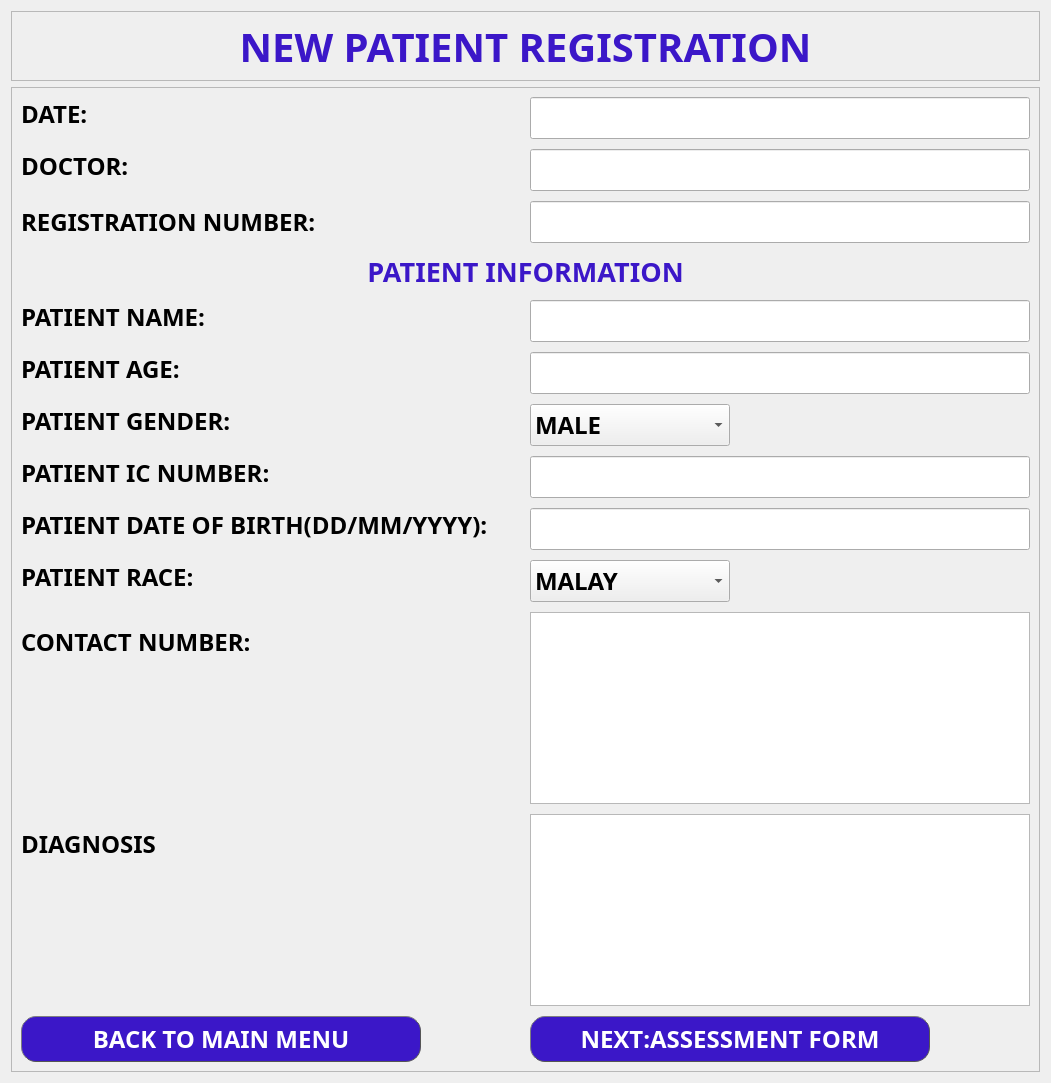
      <widget class="QWidget" name="OneNewpatient_pg">
       <property name="sizePolicy">
        <sizepolicy hsizetype="Minimum" vsizetype="Preferred">
         <horstretch>0</horstretch>
         <verstretch>0</verstretch>
        </sizepolicy>
       </property>
       <property name="minimumSize">
        <size>
         <width>500</width>
         <height>0</height>
        </size>
       </property>
       <property name="layoutDirection">
        <enum>Qt::LeftToRight</enum>
       </property>
       <layout class="QVBoxLayout" name="verticalLayout_4">
        <item>
         <widget class="QFrame" name="frame_3">
          <property name="maximumSize">
           <size>
            <width>16777215</width>
            <height>70</height>
           </size>
          </property>
          <property name="font">
           <font>
            <family>Segoe UI Black</family>
            <weight>75</weight>
            <bold>true</bold>
           </font>
          </property>
          <property name="frameShape">
           <enum>QFrame::StyledPanel</enum>
          </property>
          <property name="frameShadow">
           <enum>QFrame::Raised</enum>
          </property>
          <layout class="QHBoxLayout" name="horizontalLayout">
           <item>
            <widget class="QLabel" name="mainwindow_lbl">
             <property name="font">
              <font>
               <family>Segoe UI Black</family>
               <pointsize>30</pointsize>
               <weight>75</weight>
               <bold>true</bold>
              </font>
             </property>
             <property name="styleSheet">
              <string notr="true">QLabel {
    color:#3b17c8 ;
    }
</string>
             </property>
             <property name="text">
              <string>NEW PATIENT REGISTRATION</string>
             </property>
             <property name="alignment">
              <set>Qt::AlignCenter</set>
             </property>
            </widget>
           </item>
          </layout>
         </widget>
        </item>
        <item alignment="Qt::AlignRight|Qt::AlignBottom">
         <widget class="QFrame" name="frame">
          <property name="sizePolicy">
           <sizepolicy hsizetype="Maximum" vsizetype="Maximum">
            <horstretch>0</horstretch>
            <verstretch>0</verstretch>
           </sizepolicy>
          </property>
          <property name="font">
           <font>
            <family>Segoe UI Black</family>
            <weight>75</weight>
            <bold>true</bold>
           </font>
          </property>
          <property name="layoutDirection">
           <enum>Qt::LeftToRight</enum>
          </property>
          <property name="autoFillBackground">
           <bool>false</bool>
          </property>
          <property name="frameShape">
           <enum>QFrame::StyledPanel</enum>
          </property>
          <property name="frameShadow">
           <enum>QFrame::Raised</enum>
          </property>
          <layout class="QFormLayout" name="formLayout">
           <property name="sizeConstraint">
            <enum>QLayout::SetDefaultConstraint</enum>
           </property>
           <property name="fieldGrowthPolicy">
            <enum>QFormLayout::AllNonFixedFieldsGrow</enum>
           </property>
           <property name="labelAlignment">
            <set>Qt::AlignLeading|Qt::AlignLeft|Qt::AlignVCenter</set>
           </property>
           <property name="formAlignment">
            <set>Qt::AlignLeading|Qt::AlignLeft|Qt::AlignTop</set>
           </property>
           <property name="horizontalSpacing">
            <number>9</number>
           </property>
           <property name="verticalSpacing">
            <number>10</number>
           </property>
           <item row="0" column="0">
            <widget class="QLabel" name="label_4">
             <property name="sizePolicy">
              <sizepolicy hsizetype="Preferred" vsizetype="Maximum">
               <horstretch>0</horstretch>
               <verstretch>0</verstretch>
              </sizepolicy>
             </property>
             <property name="minimumSize">
              <size>
               <width>500</width>
               <height>0</height>
              </size>
             </property>
             <property name="font">
              <font>
               <family>Segoe UI Black</family>
               <pointsize>18</pointsize>
               <weight>75</weight>
               <bold>true</bold>
              </font>
             </property>
             <property name="frameShape">
              <enum>QFrame::NoFrame</enum>
             </property>
             <property name="frameShadow">
              <enum>QFrame::Plain</enum>
             </property>
             <property name="text">
              <string>DATE:</string>
             </property>
            </widget>
           </item>
           <item row="0" column="1">
            <widget class="QLineEdit" name="data_input">
             <property name="minimumSize">
              <size>
               <width>0</width>
               <height>0</height>
              </size>
             </property>
             <property name="maximumSize">
              <size>
               <width>16777215</width>
               <height>16777215</height>
              </size>
             </property>
             <property name="font">
              <font>
               <family>Segoe UI Black</family>
               <pointsize>18</pointsize>
               <weight>75</weight>
               <bold>true</bold>
              </font>
             </property>
            </widget>
           </item>
           <item row="2" column="0">
            <widget class="QLabel" name="label_5">
             <property name="sizePolicy">
              <sizepolicy hsizetype="Preferred" vsizetype="Maximum">
               <horstretch>0</horstretch>
               <verstretch>0</verstretch>
              </sizepolicy>
             </property>
             <property name="minimumSize">
              <size>
               <width>500</width>
               <height>0</height>
              </size>
             </property>
             <property name="font">
              <font>
               <family>Segoe UI Black</family>
               <pointsize>18</pointsize>
               <weight>75</weight>
               <bold>true</bold>
              </font>
             </property>
             <property name="frameShape">
              <enum>QFrame::NoFrame</enum>
             </property>
             <property name="frameShadow">
              <enum>QFrame::Plain</enum>
             </property>
             <property name="text">
              <string>DOCTOR:</string>
             </property>
            </widget>
           </item>
           <item row="2" column="1">
            <widget class="QLineEdit" name="doctor_input">
             <property name="minimumSize">
              <size>
               <width>0</width>
               <height>0</height>
              </size>
             </property>
             <property name="maximumSize">
              <size>
               <width>16777215</width>
               <height>16777215</height>
              </size>
             </property>
             <property name="font">
              <font>
               <family>Segoe UI Black</family>
               <pointsize>18</pointsize>
               <weight>75</weight>
               <bold>true</bold>
              </font>
             </property>
            </widget>
           </item>
           <item row="3" column="0">
            <widget class="QLabel" name="label_3">
             <property name="sizePolicy">
              <sizepolicy hsizetype="Preferred" vsizetype="Preferred">
               <horstretch>0</horstretch>
               <verstretch>0</verstretch>
              </sizepolicy>
             </property>
             <property name="minimumSize">
              <size>
               <width>500</width>
               <height>0</height>
              </size>
             </property>
             <property name="font">
              <font>
               <family>Segoe UI Black</family>
               <pointsize>18</pointsize>
               <weight>75</weight>
               <bold>true</bold>
              </font>
             </property>
             <property name="frameShape">
              <enum>QFrame::NoFrame</enum>
             </property>
             <property name="frameShadow">
              <enum>QFrame::Plain</enum>
             </property>
             <property name="text">
              <string>REGISTRATION NUMBER:</string>
             </property>
            </widget>
           </item>
           <item row="3" column="1">
            <widget class="QLineEdit" name="pid_input">
             <property name="sizePolicy">
              <sizepolicy hsizetype="Expanding" vsizetype="Expanding">
               <horstretch>0</horstretch>
               <verstretch>0</verstretch>
              </sizepolicy>
             </property>
             <property name="minimumSize">
              <size>
               <width>0</width>
               <height>0</height>
              </size>
             </property>
             <property name="maximumSize">
              <size>
               <width>16777215</width>
               <height>16777215</height>
              </size>
             </property>
             <property name="font">
              <font>
               <family>Segoe UI Black</family>
               <pointsize>18</pointsize>
               <weight>75</weight>
               <bold>true</bold>
              </font>
             </property>
            </widget>
           </item>
           <item row="4" column="0" colspan="2">
            <widget class="QLabel" name="label_6">
             <property name="font">
              <font>
               <family>Segoe UI Black</family>
               <pointsize>20</pointsize>
               <weight>75</weight>
               <bold>true</bold>
              </font>
             </property>
             <property name="styleSheet">
              <string notr="true">QLabel {
    color:#3b17c8 ;
    }

</string>
             </property>
             <property name="text">
              <string>PATIENT INFORMATION</string>
             </property>
             <property name="alignment">
              <set>Qt::AlignCenter</set>
             </property>
            </widget>
           </item>
           <item row="5" column="0">
            <widget class="QLabel" name="label_7">
             <property name="sizePolicy">
              <sizepolicy hsizetype="Preferred" vsizetype="Maximum">
               <horstretch>0</horstretch>
               <verstretch>0</verstretch>
              </sizepolicy>
             </property>
             <property name="minimumSize">
              <size>
               <width>500</width>
               <height>0</height>
              </size>
             </property>
             <property name="font">
              <font>
               <family>Segoe UI Black</family>
               <pointsize>18</pointsize>
               <weight>75</weight>
               <bold>true</bold>
              </font>
             </property>
             <property name="styleSheet">
              <string notr="true">QPushButton:hover {
    background: rgb(85, 0, 255)
    }
</string>
             </property>
             <property name="frameShape">
              <enum>QFrame::NoFrame</enum>
             </property>
             <property name="frameShadow">
              <enum>QFrame::Plain</enum>
             </property>
             <property name="text">
              <string>PATIENT NAME:</string>
             </property>
            </widget>
           </item>
           <item row="5" column="1">
            <widget class="QLineEdit" name="pname_input">
             <property name="sizePolicy">
              <sizepolicy hsizetype="Minimum" vsizetype="Fixed">
               <horstretch>0</horstretch>
               <verstretch>0</verstretch>
              </sizepolicy>
             </property>
             <property name="minimumSize">
              <size>
               <width>500</width>
               <height>0</height>
              </size>
             </property>
             <property name="font">
              <font>
               <family>Segoe UI Black</family>
               <pointsize>18</pointsize>
               <weight>75</weight>
               <bold>true</bold>
              </font>
             </property>
            </widget>
           </item>
           <item row="7" column="0">
            <widget class="QLabel" name="label_8">
             <property name="sizePolicy">
              <sizepolicy hsizetype="Preferred" vsizetype="Maximum">
               <horstretch>0</horstretch>
               <verstretch>0</verstretch>
              </sizepolicy>
             </property>
             <property name="minimumSize">
              <size>
               <width>500</width>
               <height>0</height>
              </size>
             </property>
             <property name="font">
              <font>
               <family>Segoe UI Black</family>
               <pointsize>18</pointsize>
               <weight>75</weight>
               <bold>true</bold>
              </font>
             </property>
             <property name="frameShape">
              <enum>QFrame::NoFrame</enum>
             </property>
             <property name="frameShadow">
              <enum>QFrame::Plain</enum>
             </property>
             <property name="text">
              <string>PATIENT AGE:</string>
             </property>
            </widget>
           </item>
           <item row="7" column="1">
            <widget class="QLineEdit" name="age_input">
             <property name="minimumSize">
              <size>
               <width>0</width>
               <height>0</height>
              </size>
             </property>
             <property name="maximumSize">
              <size>
               <width>16777215</width>
               <height>16777215</height>
              </size>
             </property>
             <property name="font">
              <font>
               <family>Segoe UI Black</family>
               <pointsize>18</pointsize>
               <weight>75</weight>
               <bold>true</bold>
              </font>
             </property>
            </widget>
           </item>
           <item row="8" column="0">
            <widget class="QLabel" name="label_9">
             <property name="sizePolicy">
              <sizepolicy hsizetype="Preferred" vsizetype="Maximum">
               <horstretch>0</horstretch>
               <verstretch>0</verstretch>
              </sizepolicy>
             </property>
             <property name="minimumSize">
              <size>
               <width>500</width>
               <height>0</height>
              </size>
             </property>
             <property name="font">
              <font>
               <family>Segoe UI Black</family>
               <pointsize>18</pointsize>
               <weight>75</weight>
               <bold>true</bold>
              </font>
             </property>
             <property name="frameShape">
              <enum>QFrame::NoFrame</enum>
             </property>
             <property name="frameShadow">
              <enum>QFrame::Plain</enum>
             </property>
             <property name="text">
              <string>PATIENT GENDER:</string>
             </property>
            </widget>
           </item>
           <item row="8" column="1">
            <widget class="QComboBox" name="gender_input">
             <property name="minimumSize">
              <size>
               <width>0</width>
               <height>0</height>
              </size>
             </property>
             <property name="maximumSize">
              <size>
               <width>200</width>
               <height>16777215</height>
              </size>
             </property>
             <property name="font">
              <font>
               <family>Segoe UI Black</family>
               <pointsize>18</pointsize>
               <weight>75</weight>
               <bold>true</bold>
              </font>
             </property>
             <item>
              <property name="text">
               <string>MALE</string>
              </property>
             </item>
             <item>
              <property name="text">
               <string>FEMALE</string>
              </property>
             </item>
             <item>
              <property name="text">
               <string>OTHER</string>
              </property>
             </item>
            </widget>
           </item>
           <item row="9" column="0">
            <widget class="QLabel" name="patientic_lb">
             <property name="sizePolicy">
              <sizepolicy hsizetype="Preferred" vsizetype="Maximum">
               <horstretch>0</horstretch>
               <verstretch>0</verstretch>
              </sizepolicy>
             </property>
             <property name="minimumSize">
              <size>
               <width>500</width>
               <height>0</height>
              </size>
             </property>
             <property name="font">
              <font>
               <family>Segoe UI Black</family>
               <pointsize>18</pointsize>
               <weight>75</weight>
               <bold>true</bold>
              </font>
             </property>
             <property name="frameShape">
              <enum>QFrame::NoFrame</enum>
             </property>
             <property name="frameShadow">
              <enum>QFrame::Plain</enum>
             </property>
             <property name="text">
              <string>PATIENT IC NUMBER:</string>
             </property>
            </widget>
           </item>
           <item row="9" column="1">
            <widget class="QLineEdit" name="pic_input">
             <property name="minimumSize">
              <size>
               <width>0</width>
               <height>0</height>
              </size>
             </property>
             <property name="maximumSize">
              <size>
               <width>16777215</width>
               <height>16777215</height>
              </size>
             </property>
             <property name="font">
              <font>
               <family>Segoe UI Black</family>
               <pointsize>18</pointsize>
               <weight>75</weight>
               <bold>true</bold>
              </font>
             </property>
            </widget>
           </item>
           <item row="11" column="0">
            <widget class="QLabel" name="dob_lb">
             <property name="sizePolicy">
              <sizepolicy hsizetype="Preferred" vsizetype="Maximum">
               <horstretch>0</horstretch>
               <verstretch>0</verstretch>
              </sizepolicy>
             </property>
             <property name="minimumSize">
              <size>
               <width>500</width>
               <height>0</height>
              </size>
             </property>
             <property name="font">
              <font>
               <family>Segoe UI Black</family>
               <pointsize>18</pointsize>
               <weight>75</weight>
               <bold>true</bold>
              </font>
             </property>
             <property name="frameShape">
              <enum>QFrame::NoFrame</enum>
             </property>
             <property name="frameShadow">
              <enum>QFrame::Plain</enum>
             </property>
             <property name="text">
              <string>PATIENT DATE OF BIRTH(DD/MM/YYYY):</string>
             </property>
            </widget>
           </item>
           <item row="11" column="1">
            <widget class="QLineEdit" name="dob_input">
             <property name="minimumSize">
              <size>
               <width>0</width>
               <height>0</height>
              </size>
             </property>
             <property name="maximumSize">
              <size>
               <width>16777215</width>
               <height>16777215</height>
              </size>
             </property>
             <property name="font">
              <font>
               <family>Segoe UI Black</family>
               <pointsize>18</pointsize>
               <weight>75</weight>
               <bold>true</bold>
              </font>
             </property>
            </widget>
           </item>
           <item row="12" column="0">
            <widget class="QLabel" name="label_12">
             <property name="sizePolicy">
              <sizepolicy hsizetype="Preferred" vsizetype="Maximum">
               <horstretch>0</horstretch>
               <verstretch>0</verstretch>
              </sizepolicy>
             </property>
             <property name="minimumSize">
              <size>
               <width>500</width>
               <height>0</height>
              </size>
             </property>
             <property name="font">
              <font>
               <family>Segoe UI Black</family>
               <pointsize>18</pointsize>
               <weight>75</weight>
               <bold>true</bold>
              </font>
             </property>
             <property name="frameShape">
              <enum>QFrame::NoFrame</enum>
             </property>
             <property name="frameShadow">
              <enum>QFrame::Plain</enum>
             </property>
             <property name="text">
              <string>PATIENT RACE:</string>
             </property>
            </widget>
           </item>
           <item row="12" column="1">
            <widget class="QComboBox" name="race_input">
             <property name="minimumSize">
              <size>
               <width>0</width>
               <height>0</height>
              </size>
             </property>
             <property name="maximumSize">
              <size>
               <width>200</width>
               <height>16777215</height>
              </size>
             </property>
             <property name="font">
              <font>
               <family>Segoe UI Black</family>
               <pointsize>18</pointsize>
               <weight>75</weight>
               <bold>true</bold>
              </font>
             </property>
             <item>
              <property name="text">
               <string>MALAY</string>
              </property>
             </item>
             <item>
              <property name="text">
               <string>CHINESE</string>
              </property>
             </item>
             <item>
              <property name="text">
               <string>INDIAN</string>
              </property>
             </item>
             <item>
              <property name="text">
               <string>BUMIPUTERA</string>
              </property>
             </item>
             <item>
              <property name="text">
               <string>OTHER</string>
              </property>
             </item>
            </widget>
           </item>
           <item row="13" column="0">
            <widget class="QLabel" name="label_38">
             <property name="font">
              <font>
               <family>Segoe UI Black</family>
               <pointsize>18</pointsize>
               <weight>75</weight>
               <bold>true</bold>
              </font>
             </property>
             <property name="text">
              <string>CONTACT NUMBER:</string>
             </property>
            </widget>
           </item>
           <item row="13" column="1">
            <widget class="QTextEdit" name="textEdit">
             <property name="font">
              <font>
               <family>Segoe UI Black</family>
               <weight>75</weight>
               <bold>true</bold>
              </font>
             </property>
            </widget>
           </item>
           <item row="14" column="0">
            <widget class="QLabel" name="label_107">
             <property name="font">
              <font>
               <family>Segoe UI Black</family>
               <pointsize>18</pointsize>
               <weight>75</weight>
               <bold>true</bold>
              </font>
             </property>
             <property name="text">
              <string>DIAGNOSIS</string>
             </property>
            </widget>
           </item>
           <item row="15" column="0">
            <widget class="QPushButton" name="regpBack_btn">
             <property name="minimumSize">
              <size>
               <width>400</width>
               <height>0</height>
              </size>
             </property>
             <property name="maximumSize">
              <size>
               <width>100</width>
               <height>16777215</height>
              </size>
             </property>
             <property name="font">
              <font>
               <family>Segoe UI Black</family>
               <pointsize>18</pointsize>
               <weight>75</weight>
               <bold>true</bold>
              </font>
             </property>
             <property name="layoutDirection">
              <enum>Qt::LeftToRight</enum>
             </property>
             <property name="styleSheet">
              <string notr="true">QPushButton {
    color:#ffffff ;
    border: 1px solid #555;
    border-radius: 15px;
    border-style: outset;
    background:#3b17c8;
        
    padding: 5px;
    }

QPushButton:hover {
    background: rgb(85, 0, 255)
    }

QPushButton:pressed {
    border-style: inset;
    background:#3b17c8
      
    }</string>
             </property>
             <property name="text">
              <string>BACK TO MAIN MENU</string>
             </property>
            </widget>
           </item>
           <item row="15" column="1">
            <widget class="QPushButton" name="regpgNext_btn">
             <property name="minimumSize">
              <size>
               <width>400</width>
               <height>0</height>
              </size>
             </property>
             <property name="maximumSize">
              <size>
               <width>300</width>
               <height>16777215</height>
              </size>
             </property>
             <property name="font">
              <font>
               <family>Segoe UI Black</family>
               <pointsize>18</pointsize>
               <weight>75</weight>
               <bold>true</bold>
              </font>
             </property>
             <property name="layoutDirection">
              <enum>Qt::LeftToRight</enum>
             </property>
             <property name="styleSheet">
              <string notr="true">QPushButton {
    color:#ffffff ;
    border: 1px solid #555;
    border-radius: 15px;
    border-style: outset;
    background:#3b17c8;
        
    padding: 5px;
    }

QPushButton:hover {
    background: rgb(85, 0, 255)
    }

QPushButton:pressed {
    border-style: inset;
    background:#3b17c8
      
    }</string>
             </property>
             <property name="text">
              <string>NEXT:ASSESSMENT FORM</string>
             </property>
            </widget>
           </item>
           <item row="14" column="1">
            <widget class="QTextEdit" name="textEdit_2">
             <property name="font">
              <font>
               <family>Segoe UI Black</family>
               <pointsize>18</pointsize>
               <weight>75</weight>
               <bold>true</bold>
              </font>
             </property>
            </widget>
           </item>
          </layout>
         </widget>
        </item>
       </layout>
      </widget>
